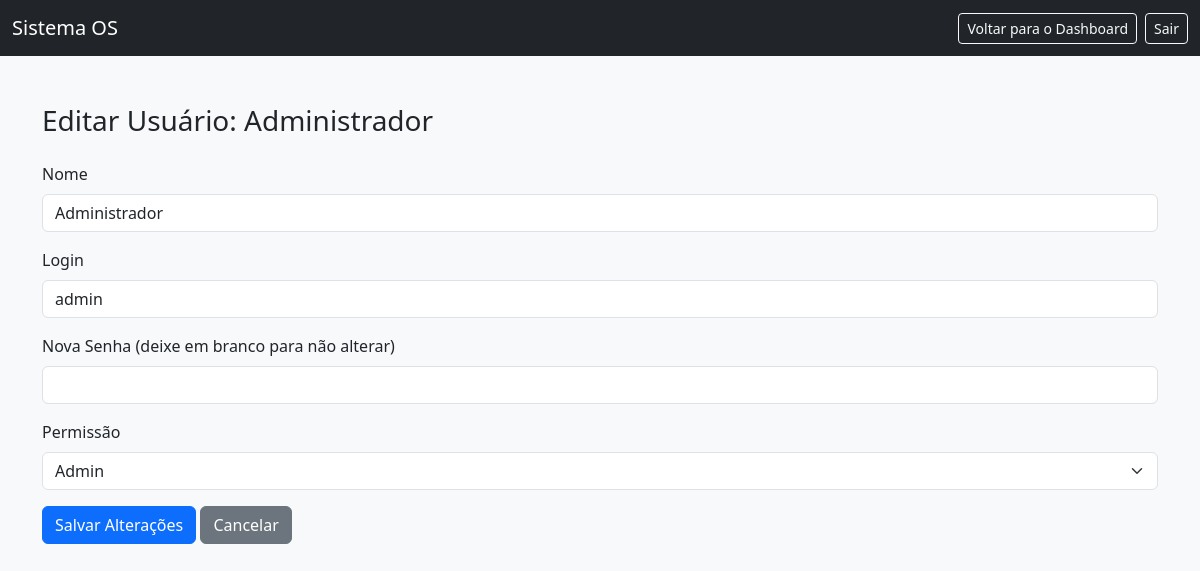
The app's page /editar_usuario/1 (signed in) with its own data.
### tables this page shows
CREATE TABLE usuarios (
            id INTEGER PRIMARY KEY AUTOINCREMENT,
            nome TEXT NOT NULL,
            login TEXT NOT NULL UNIQUE,
            senha TEXT NOT NULL,
            permissao TEXT NOT NULL,
            id_cliente INTEGER,
            FOREIGN KEY (id_cliente) REFERENCES clientes(id)
        );

### app.py (the view)
@app.route('/editar_usuario/<int:usuario_id>', methods=['GET', 'POST'])
def editar_usuario(usuario_id):
    if 'permissao' not in session or session['permissao'] != 'admin':
        flash('Você não tem permissão para acessar esta página.', 'warning')
        return redirect(url_for('dashboard'))
    conn = sqlite3.connect(DB) # CORRIGIDO: Usando DB
    c = conn.cursor()
    if request.method == 'POST':
        nome = request.form['nome'].strip()
        login = request.form['login'].strip()
        senha_nova = request.form['senha_nova'].strip()
        permissao = request.form['permissao']
        if not nome or not login or not permissao:
            flash('Nome, Login e Permissão são campos obrigatórios.', 'danger')
            c.execute("SELECT id, nome, login, permissao FROM usuarios WHERE id = ?", (usuario_id,))
            usuario_info = c.fetchone()
            conn.close()
            return render_template('editar_usuario.html', usuario={'id': usuario_info[0], 'nome': usuario_info[1], 'login': usuario_info[2], 'permissao': usuario_info[3]})
        try:
            c.execute("SELECT id FROM usuarios WHERE login = ? AND id != ?", (login, usuario_id))
            if c.fetchone():
                flash('Erro: Já existe outro usuário com este login.', 'danger')
                c.execute("SELECT id, nome, login, permissao FROM usuarios WHERE id = ?", (usuario_id,))
                usuario_info = c.fetchone()
                conn.close()
                return render_template('editar_usuario.html', usuario={'id': usuario_info[0], 'nome': usuario_info[1], 'login': usuario_info[2], 'permissao': usuario_info[3]})
            if senha_nova:
                hashed_senha_nova = generate_password_hash(senha_nova, method='pbkdf2:sha256')
                c.execute("UPDATE usuarios SET nome=?, login=?, senha=?, permissao=? WHERE id=?",
                          (nome, login, hashed_senha_nova, permissao, usuario_id))
            else:
                c.execute("UPDATE usuarios SET nome=?, login=?, permissao=? WHERE id=?",
                          (nome, login, permissao, usuario_id))
            conn.commit()
            flash('Usuário atualizado com sucesso!', 'success')
            return redirect(url_for('listar_usuarios'))
        except Exception as e:
            flash(f'Erro ao atualizar usuário: {e}', 'danger')
        finally:
            conn.close()
    else: # Método GET
        c.execute("SELECT id, nome, login, permissao FROM usuarios WHERE id = ?", (usuario_id,))
        usuario_info = c.fetchone()
        conn.close()
        if not usuario_info:
            flash("Usuário não encontrado.", 'danger')
            return redirect(url_for('listar_usuarios'))
        usuario = {
            'id': usuario_info[0],
            'nome': usuario_info[1],
            'login': usuario_info[2],
            'permissao': usuario_info[3]
        }
        return render_template('editar_usuario.html', usuario=usuario)

### templates/editar_usuario.html (shortened to what this page needs)
<!DOCTYPE html>
<html lang="pt-br">
<head>
  <link href="https://cdn.jsdelivr.net/npm/bootstrap@5.3.0/dist/css/bootstrap.min.css" rel="stylesheet">
</head>
<body class="bg-light">
<nav class="navbar navbar-expand-lg navbar-dark bg-dark">
  <div class="container-fluid">
    <a class="navbar-brand" href="{{ url_for('dashboard') }}">Sistema OS</a>
    <div class="d-flex">
      <a href="{{ url_for('dashboard') }}" class="btn btn-outline-light btn-sm me-2">Voltar para o Dashboard</a>
      <a href="{{ url_for('logout') }}" class="btn btn-outline-light btn-sm">Sair</a>
    </div>
  </div>
</nav>
<div class="container mt-5">
  <h3>Editar Usuário: {{ usuario.nome }}</h3>
  <form method="POST" class="mt-4">
    <div class="mb-3">
      <label for="nome" class="form-label">Nome</label>
      <input type="text" name="nome" id="nome" class="form-control" value="{{ usuario.nome }}" required>
    </div>
    <div class="mb-3">
      <label for="login" class="form-label">Login</label>
      <input type="text" name="login" id="login" class="form-control" value="{{ usuario.login }}" required>
    </div>
    <div class="mb-3">
      <label for="senha_nova" class="form-label">Nova Senha (deixe em branco para não alterar)</label>
      <input type="password" name="senha_nova" id="senha_nova" class="form-control">
    </div>
    <div class="mb-3">
      <label for="permissao" class="form-label">Permissão</label>
      <select name="permissao" id="permissao" class="form-select">
        <option value="admin" {% if usuario.permissao == 'admin' %}selected{% endif %}>Admin</option>
      </select>
    </div>
    <button type="submit" class="btn btn-primary">Salvar Alterações</button>
    <a href="{{ url_for('listar_usuarios') }}" class="btn btn-secondary">Cancelar</a>
  </form>
</div>
</body>
</html>

### records on screen
usuarios: nome "Administrador", login "admin", permissao "Admin"
